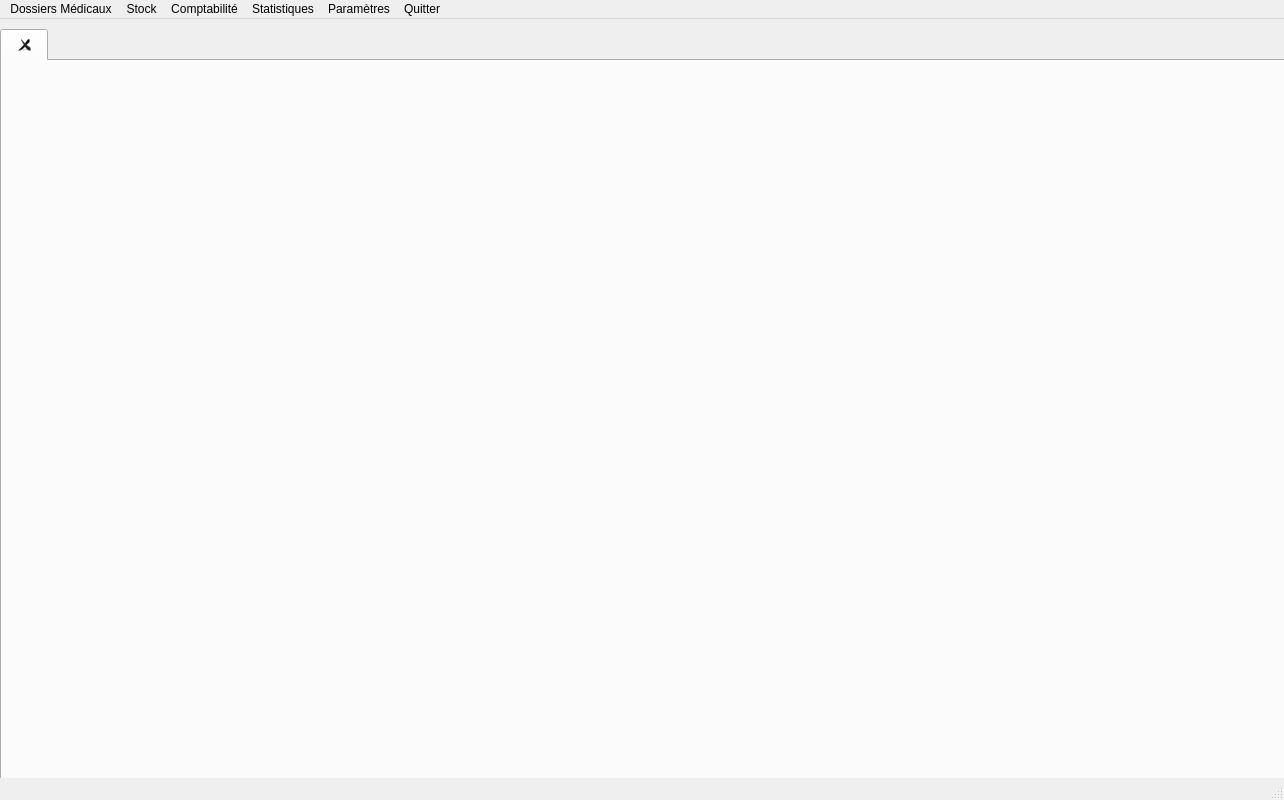
<?xml version="1.0" encoding="UTF-8"?>
<ui version="4.0">
 <class>MainWindow</class>
 <widget class="QMainWindow" name="MainWindow">
  <property name="geometry">
   <rect>
    <x>0</x>
    <y>0</y>
    <width>1284</width>
    <height>800</height>
   </rect>
  </property>
  <property name="windowTitle">
   <string>Open Vet</string>
  </property>
  <property name="windowIcon">
   <iconset>
    <normaloff>../../../../../../.designer/images/icone.png</normaloff>../../../../../../.designer/images/icone.png</iconset>
  </property>
  <property name="styleSheet">
   <string notr="true"/>
  </property>
  <widget class="QWidget" name="centralwidget">
   <widget class="QTabWidget" name="tabWidgetClient">
    <property name="geometry">
     <rect>
      <x>0</x>
      <y>10</y>
      <width>1291</width>
      <height>751</height>
     </rect>
    </property>
    <property name="autoFillBackground">
     <bool>false</bool>
    </property>
    <property name="tabShape">
     <enum>QTabWidget::Rounded</enum>
    </property>
    <property name="currentIndex">
     <number>0</number>
    </property>
    <property name="tabsClosable">
     <bool>true</bool>
    </property>
    <property name="movable">
     <bool>true</bool>
    </property>
    <widget class="QWidget" name="tabWidgetOuvrir">
     <attribute name="icon">
      <iconset resource="resources.qrc">
       <normaloff>:/newPrefix/images/add1.png</normaloff>:/newPrefix/images/add1.png</iconset>
     </attribute>
     <attribute name="title">
      <string extracomment="ouvre une nouvelle fiche client"/>
     </attribute>
    </widget>
   </widget>
  </widget>
  <widget class="QMenuBar" name="menubar">
   <property name="geometry">
    <rect>
     <x>0</x>
     <y>0</y>
     <width>1284</width>
     <height>25</height>
    </rect>
   </property>
   <widget class="QMenu" name="menuDossiers_M_dicaux">
    <property name="title">
     <string>Dossiers Médicaux</string>
    </property>
   </widget>
   <widget class="QMenu" name="menuComptabilit">
    <property name="title">
     <string>Comptabilité</string>
    </property>
    <widget class="QMenu" name="menuD_clarations">
     <property name="title">
      <string>Déclarations</string>
     </property>
     <addaction name="actionTVA"/>
     <addaction name="action2035"/>
    </widget>
    <addaction name="action_Recettes"/>
    <addaction name="actionD_penses"/>
    <addaction name="action_Banque"/>
    <addaction name="actionRecoupement_bancaire"/>
    <addaction name="menuD_clarations"/>
   </widget>
   <widget class="QMenu" name="menuConfiguration">
    <property name="title">
     <string>Paramètres</string>
    </property>
    <widget class="QMenu" name="menuBase_de_donn_es">
     <property name="title">
      <string>Base de données</string>
     </property>
     <addaction name="actionBackup"/>
     <addaction name="actionRestore"/>
     <addaction name="actionImport"/>
    </widget>
    <addaction name="actionBureau"/>
    <addaction name="action_Facturation"/>
    <addaction name="action_M_dicaments"/>
    <addaction name="action_Pathologies"/>
    <addaction name="separator"/>
    <addaction name="menuBase_de_donn_es"/>
    <addaction name="actionR_seau_S_curit"/>
   </widget>
   <widget class="QMenu" name="menuQuitter">
    <property name="title">
     <string>Quitter</string>
    </property>
    <addaction name="actionQuitter"/>
   </widget>
   <widget class="QMenu" name="menuStock">
    <property name="title">
     <string>Stock</string>
    </property>
    <addaction name="actionCommandes"/>
    <addaction name="actionAnalyse"/>
   </widget>
   <widget class="QMenu" name="menuStatistiques">
    <property name="title">
     <string>Statistiques</string>
    </property>
   </widget>
   <addaction name="menuDossiers_M_dicaux"/>
   <addaction name="menuStock"/>
   <addaction name="menuComptabilit"/>
   <addaction name="menuStatistiques"/>
   <addaction name="menuConfiguration"/>
   <addaction name="menuQuitter"/>
  </widget>
  <widget class="QStatusBar" name="statusbar"/>
  <action name="action_Recettes">
   <property name="text">
    <string>&amp;Recettes</string>
   </property>
  </action>
  <action name="actionD_penses">
   <property name="text">
    <string>&amp;Dépenses</string>
   </property>
  </action>
  <action name="action_Banque">
   <property name="text">
    <string>&amp;Banque</string>
   </property>
  </action>
  <action name="actionRecoupement_bancaire">
   <property name="text">
    <string>Recoupement bancaire</string>
   </property>
  </action>
  <action name="actionTVA">
   <property name="text">
    <string>TVA</string>
   </property>
  </action>
  <action name="action2035">
   <property name="text">
    <string>2035</string>
   </property>
  </action>
  <action name="actionCommandes">
   <property name="text">
    <string>&amp;Commandes</string>
   </property>
  </action>
  <action name="actionAnalyse">
   <property name="text">
    <string>Visualisation</string>
   </property>
  </action>
  <action name="action_Facturation">
   <property name="text">
    <string>&amp;Facturation</string>
   </property>
  </action>
  <action name="actionBureau">
   <property name="text">
    <string>Bureau</string>
   </property>
   <property name="shortcut">
    <string>Ctrl+Alt+B</string>
   </property>
  </action>
  <action name="action_M_dicaments">
   <property name="text">
    <string>&amp;Médicaments</string>
   </property>
  </action>
  <action name="action_Pathologies">
   <property name="text">
    <string>&amp;Pathologies</string>
   </property>
  </action>
  <action name="actionBackup">
   <property name="text">
    <string>Backup</string>
   </property>
  </action>
  <action name="actionRestore">
   <property name="text">
    <string>Restore</string>
   </property>
  </action>
  <action name="actionImport">
   <property name="text">
    <string>Import</string>
   </property>
  </action>
  <action name="actionR_seau_S_curit">
   <property name="text">
    <string>Réseau/Sécurité</string>
   </property>
  </action>
  <action name="actionQuitter">
   <property name="text">
    <string>Quitter</string>
   </property>
   <property name="toolTip">
    <string>Quitter l'application</string>
   </property>
   <property name="shortcut">
    <string>Ctrl+Q</string>
   </property>
  </action>
 </widget>
 <resources>
  <include location="resources.qrc"/>
 </resources>
 <connections/>
</ui>
